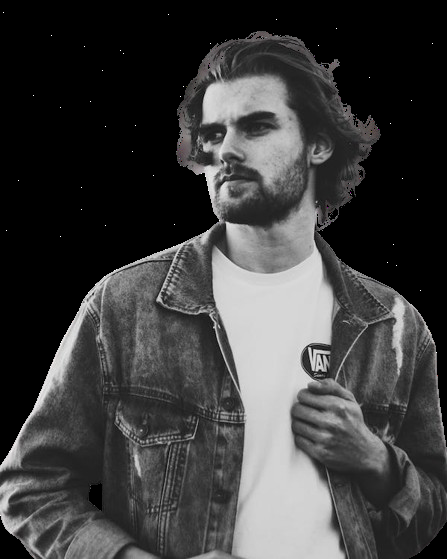
#> input picture transparentimages/images/pexels-photo-1040880-removebg-preview.png, 447 x 559 px; its folder holds only this picture in this run
$ python index.py
#> lines starting #> are read from the running program, lines starting #| are printed output that depends on the picture; after the words box and inside, x2 and y2 are one past the last pixel; in counts of white or black regions, pixels touching at a corner belong together
import cv2
import numpy as np
import os

from glob import glob

path = r"C:\Users\asus\Desktop\generateGGrayScale\transparentimages"


for image_path in glob(os.path.join(path, "images", "*")):

    image = cv2.imread(image_path)
#> image is the input picture: shape (559, 447, 3); mean B, G, R 61.7, 61.7, 61.8

# Assuming that the removed background is black in the image
# You may need to adjust this based on your specific case
    binary_mask = cv2.cvtColor(image, cv2.COLOR_BGR2GRAY)
    ret, binary_mask = cv2.threshold(binary_mask, 1, 255, cv2.THRESH_BINARY)
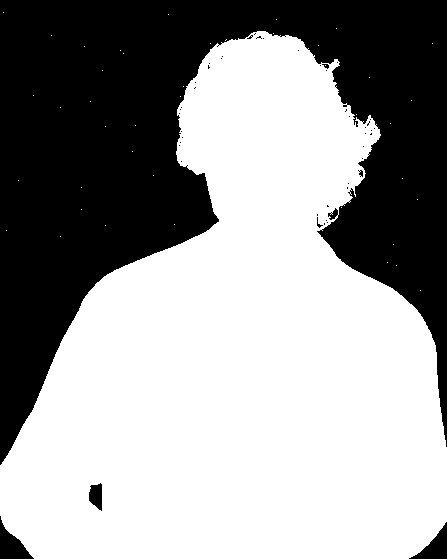
#> binary_mask: shape (559, 447); 60% white; 47 black regions (40 under 20 px), largest, box (x1, y1, x2, y2) and area: (0, 0, 447, 465) 98287, (0, 516, 34, 559) 671, (409, 522, 447, 559) 598

    inverted_mask = cv2.bitwise_not(binary_mask)

    # Get the base name (filename with extension)
    base_name = os.path.basename(image_path)

    # Split the base name into the name and extension
    image_name, extension = os.path.splitext(base_name)

    cv2.imwrite(f"transparentimages/masks/{image_name}.png", inverted_mask)


'''
# Load the image from which the background is removed
image = cv2.imread('samplle.png')

# Assuming that the removed background is black in the image
# You may need to adjust this based on your specific case
binary_mask = cv2.cvtColor(image, cv2.COLOR_BGR2GRAY)
ret, binary_mask = cv2.threshold(binary_mask, 1, 255, cv2.THRESH_BINARY)

inverted_mask = cv2.bitwise_not(binary_mask)

cv2.imwrite('ground_truth_mask.png', inverted_mask)
'''

$ run again, on transparentimages/images/pexels-photo-1918246-removebg-preview.png
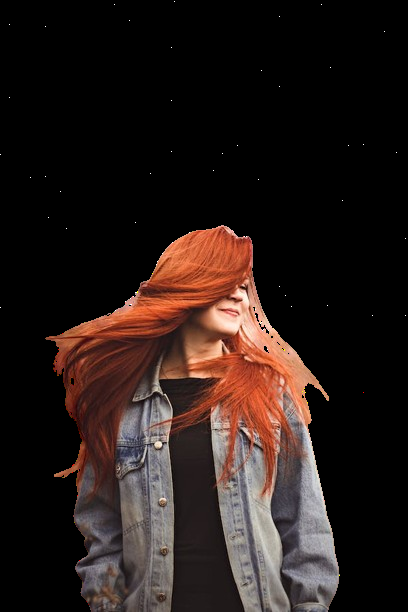
#> input picture transparentimages/images/pexels-photo-1918246-removebg-preview.png, 408 x 612 px
#> image is the input picture: shape (612, 408, 3); mean B, G, R 24.4, 27.6, 39.4
#> `binary_mask = cv2.cvtColor(image, cv2.COLOR_BGR2GRAY)`:
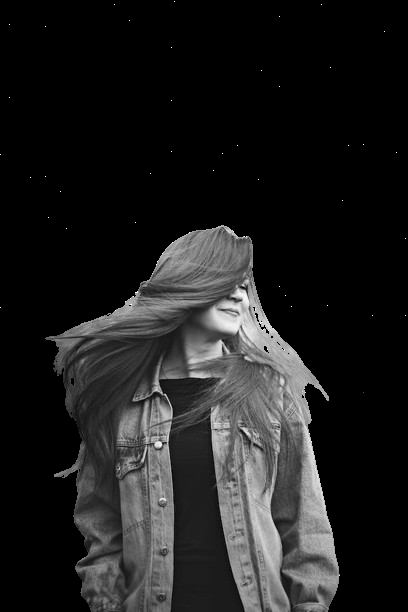
#> binary_mask: shape (612, 408); min 0, max 255, mean 30.8
#> `ret, binary_mask = cv2.threshold(binary_mask, 1, 255, cv2.THRESH_BINARY)`:
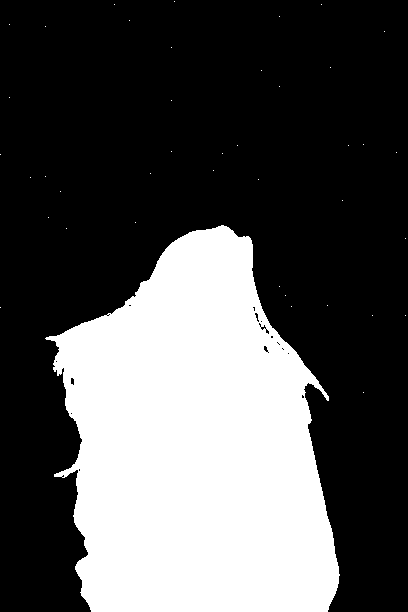
#> binary_mask: shape (612, 408); 32.4% white; 41 white regions (40 under 20 px), largest, box (x1, y1, x2, y2) and area: (45, 225, 340, 612) 80808

$ run again, on transparentimages/images/pexels-photo-3775168-removebg-preview.png
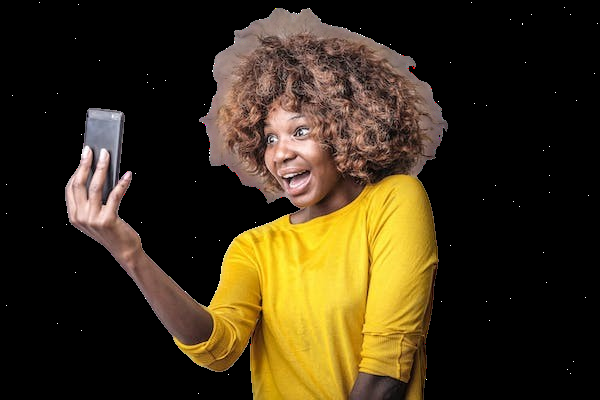
#> input picture transparentimages/images/pexels-photo-3775168-removebg-preview.png, 600 x 400 px
#> image is the input picture: shape (400, 600, 3); mean B, G, R 24.2, 47.6, 60.2
#> `binary_mask = cv2.cvtColor(image, cv2.COLOR_BGR2GRAY)`:
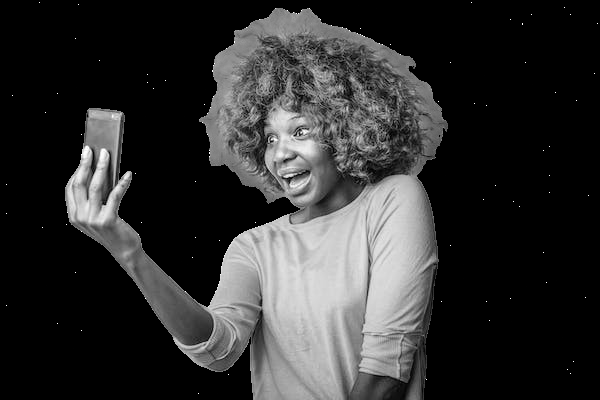
#> binary_mask: shape (400, 600); min 0, max 255, mean 48.7
#> `ret, binary_mask = cv2.threshold(binary_mask, 1, 255, cv2.THRESH_BINARY)`:
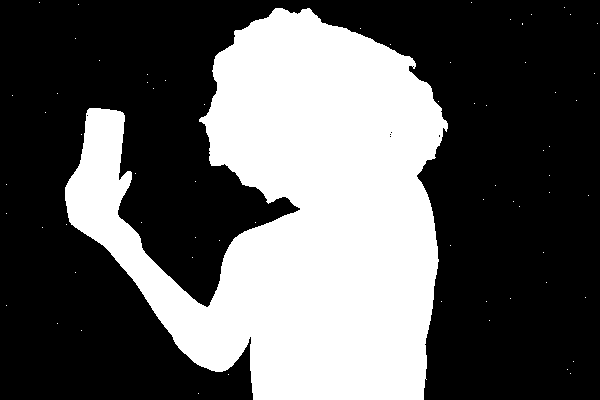
#> binary_mask: shape (400, 600); 36.1% white; 68 white regions (67 under 20 px), largest, box (x1, y1, x2, y2) and area: (65, 8, 448, 400) 86534

$ run again, on transparentimages/images/pexels-photo-774909-removebg-preview (1).png
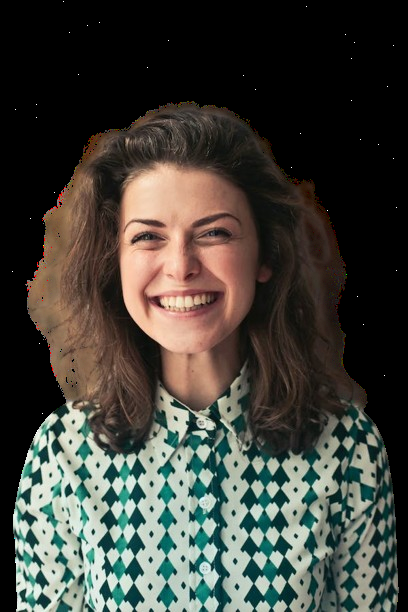
#> input picture transparentimages/images/pexels-photo-774909-removebg-preview (1).png, 408 x 612 px
#> image is the input picture: shape (612, 408, 3); mean B, G, R 58.5, 65.5, 65.6
#> `binary_mask = cv2.cvtColor(image, cv2.COLOR_BGR2GRAY)`:
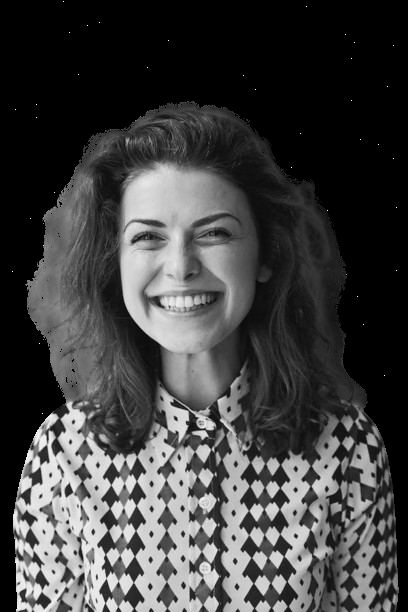
#> binary_mask: shape (612, 408); min 0, max 255, mean 64.7
#> `ret, binary_mask = cv2.threshold(binary_mask, 1, 255, cv2.THRESH_BINARY)`:
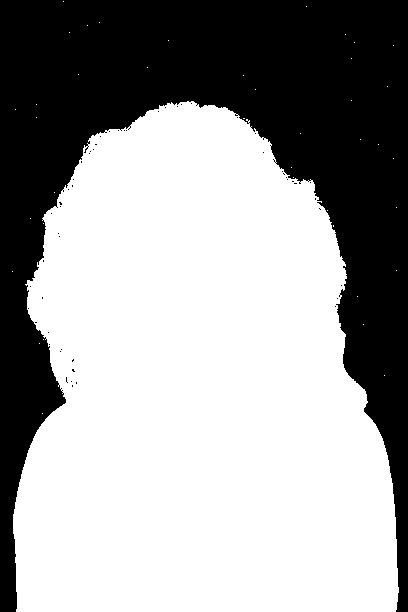
#> binary_mask: shape (612, 408); 61.9% white; 54 black regions (53 under 20 px), largest, box (x1, y1, x2, y2) and area: (0, 0, 408, 612) 95019

$ run again, on transparentimages/images/pexels-photo-1130626-removebg-preview.png
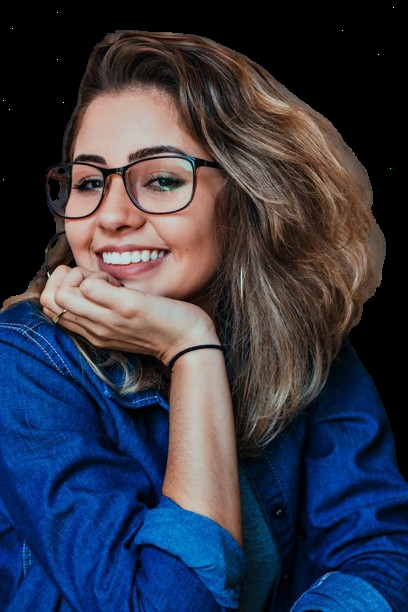
#> input picture transparentimages/images/pexels-photo-1130626-removebg-preview.png, 408 x 612 px
#> image is the input picture: shape (612, 408, 3); mean B, G, R 71.3, 55.5, 51.6
#> `binary_mask = cv2.cvtColor(image, cv2.COLOR_BGR2GRAY)`:
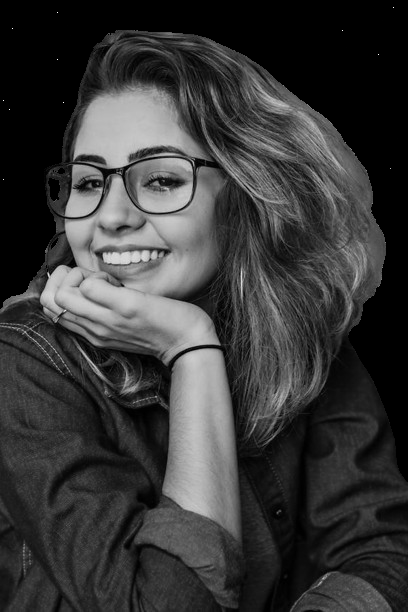
#> binary_mask: shape (612, 408); min 0, max 255, mean 56.1
#> `ret, binary_mask = cv2.threshold(binary_mask, 1, 255, cv2.THRESH_BINARY)`:
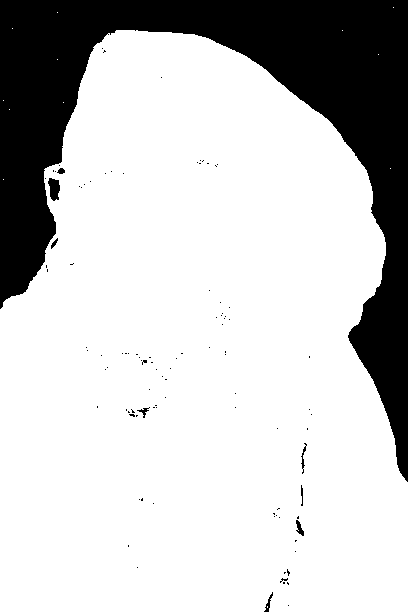
#> binary_mask: shape (612, 408); 78% white; 103 black regions (94 under 20 px), largest, box (x1, y1, x2, y2) and area: (0, 0, 408, 482) 54185, (48, 178, 60, 201) 197, (296, 520, 304, 536) 66
